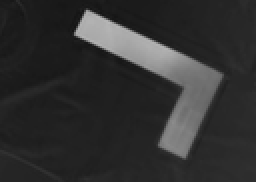
%> input picture Images/letter.bmp, 128 x 91 px, shrunk from 393 x 279 before the run (shown 2 times larger)
$ octave hough_transform_ab_run.m   (GNU Octave 9; MATLAB toolbox functions it lacks are replaced by stand-ins)
%> lines starting %> are read from the running program, lines starting %| are printed output that depends on the picture; in (x1, y1, x2, y2) boxes, pixels count from 0 and x2, y2 are one past the last pixel; in counts of white or black regions, pixels touching at a corner belong together; the program's own positions count from 1

%% Hough transform for line detection in the ab (slope-intercept) transform space %%

letter = imread('letter.bmp');
%> letter is the input picture: size 91x128 uint8; min 19, max 183, mean 48.9
letter_edge = edge(letter, 'canny', 0.5); % compute edge map
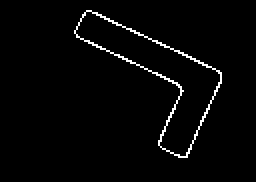
%> letter_edge: size 91x128 logical (shown 2 times larger); 2.3% white in thin lines or dots, all inside (x1, y1, x2, y2) = (37, 5, 111, 79)

tic; % start timer

hough_transform_ab(letter_edge, 0.2, 1, 20) % slope-intercept

elapsed_time = toc; % end timer
disp(['Time taken: ' num2str(elapsed_time) ' seconds']); % print time taken

function hough_transform_ab(edge_image, a_res, b_res, n_lines)
%> called with a_res = 0.2, b_res = 1, n_lines = 20
    % Size of the input image
    [height, width] = size(edge_image);
%> height = 91; width = 128

    % Range of a values
    max_a = round(sqrt(height^2 + width^2));
%> max_a = 157
    min_a = -max_a/2;
%> min_a = -78.5
    a_range = min_a:a_res:max_a;
%> a_range = 1178 values from -78.5 to 156.9

    % Range of b values
    max_b = max_a*4;
%> max_b = 628
    min_b = -max_a;
%> min_b = -157
    b_range = min_b:b_res:max_b;
%> b_range = 786 values from -157 to 628

    % Initialize the accumulator array with zeros
    accumulator = zeros(length(a_range), length(b_range));

    % Row and col index for all non-zero edge points (xy space)
    [row, col] = find(edge_image);
%> row = 273 values from 6 to 79; col = 273 values from 38 to 111

    % Loop through these edge points
    for i = 1:length(row)
        y = row(i);
        x = col(i);
        b = -1*x*a_range + y;  % b = -x*a+y

        % Loop through each b value and round to the nearest value
        for j = 1:length(b)

            % Find the closest matching b value in the array
            [closest_b, b_index] = min(abs(b(j) - b_range));

            if closest_b <= 0.5 * b_res
                % Increment the corresponding cell in the accumulator
                accumulator(j, b_index) = accumulator(j, b_index) + 1;
            end
        end
    end
%> this loop made 273 passes
%> (y, x) on passes 1 to 3: (16, 38), (17, 38), (14, 39)

    % Find regional maximas in the accumulator
    regional_maximas = imregionalmax(accumulator);
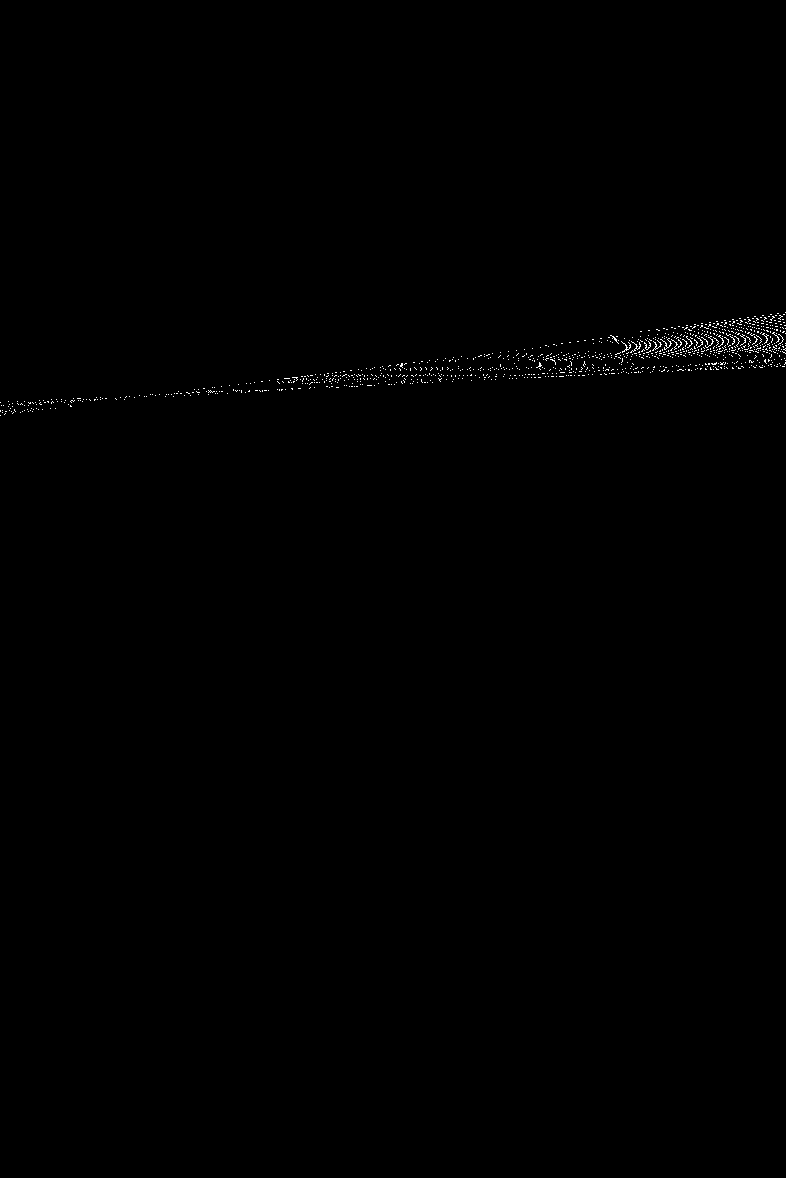
%> regional_maximas: size 1178x786 logical; 0.26% white in thin lines or dots, all inside (x1, y1, x2, y2) = (0, 312, 786, 416)

    % Find the centers of these regional maximas
    centers = findRegionCenters(regional_maximas);
%> in findRegionCenters, `labeled_regions = bwlabel(regional_maximas);`: labeled_regions: size 1178x786 double; 1067 distinct labels, from 0 to 1066
%> the loop in findRegionCenters, `for label = 1:max(labeled_regions(:))` made 1066 passes
%> (row, col, center_row, center_col) on passes 1 to 3: (403, 1, 403, 1), ([411; 412], [1; 1], 412, 1), (416, 1, 416, 1)
%> after the loop in findRegionCenters, `for label = 1:max(labeled_regions(:))`:
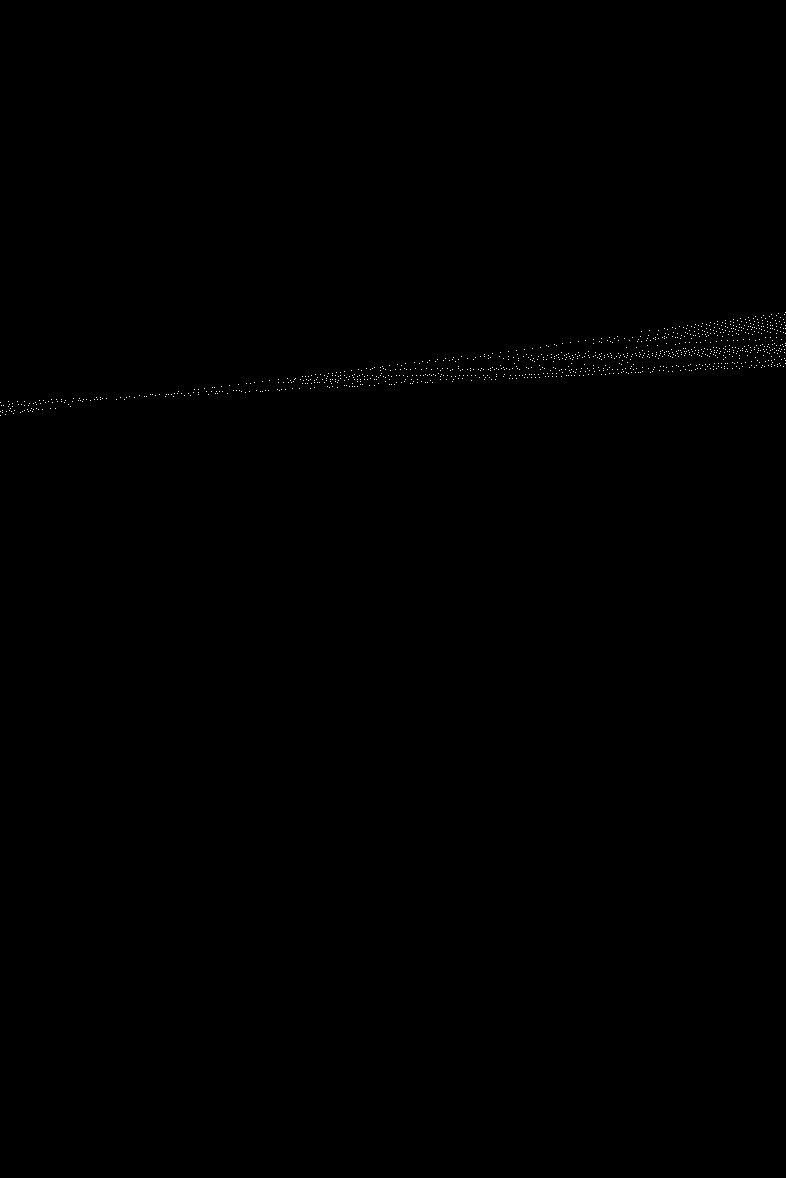
%> centers: size 1178x786 double; values 0 (black) and 1 (white), 0.12% white in thin lines or dots, all inside (x1, y1, x2, y2) = (0, 312, 786, 416)

    % Get the indices of regional maximas
    [maxima_rows, maxima_cols] = find(centers);
%> maxima_rows = 1066 values from 313 to 416; maxima_cols = 1066 values from 1 to 786

    % Create an array of (row, col, value) triplets
    maxima_triplets = [maxima_rows, maxima_cols, accumulator(sub2ind(size(accumulator), maxima_rows, maxima_cols))];
%> maxima_triplets = 1066 rows, first 12: [403 1 2; 412 1 2; 416 1 2; 406 2 4; 411 3 2; 413 3 2; 406 4 4; 415 6 0; 412 7 2; 402 9 3; 407 9 4; 405 10 4]

    % Sort the regional maximas by their values in descending order
    sorted_maximas = sortrows(maxima_triplets, -3);
%> sorted_maximas = 1066 rows, first 12: [396 156 43; 396 140 40; 383 433 18; 382 453 18; 383 397 14; 382 414 13; 398 121 11; 395 153 11; 384 411 11; 381 431 11; 381 472 11; 397 147 10]

    % Take the top n_lines maximas
    top_maximas = sorted_maximas(1:min(n_lines, size(sorted_maximas, 1)), :);
%> top_maximas = 20 rows, first 12: [396 156 43; 396 140 40; 383 433 18; 382 453 18; 383 397 14; 382 414 13; 398 121 11; 395 153 11; 384 411 11; 381 431 11; 381 472 11; 397 147 10]

    figure;
    imshow(edge_image); % Display the edge image
    hold on;

    for k = 1 : size(top_maximas, 1)
        row = top_maximas(k, 1);
        col = top_maximas(k, 2);

        % Get the corresponding 'a' and 'b' values from the indices
        a_value = a_range(row);
        b_value = b_range(col);

        % Plot the detected line on the image
        x_line = 1:width;
        y_line = a_value * x_line + b_value;
        plot(x_line, y_line, 'r', 'LineWidth', 2);
    end
%> this loop made 20 passes
%> (row, col, a_value, b_value) on passes 1 to 12: (396, 156, 0.5, -2), (396, 140, 0.5, -18), (383, 433, -2.1, 275), (382, 453, -2.3, 295), (383, 397, -2.1, 239), (382, 414, -2.3, 256), (398, 121, 0.9, -37), (395, 153, 0.3, -5), (384, 411, -1.9, 253), (381, 431, -2.5, 273), (381, 472, -2.5, 314), (397, 147, 0.7, -11)
%> `hough_transform_ab(letter_edge, 0.2, 1, 20)`:
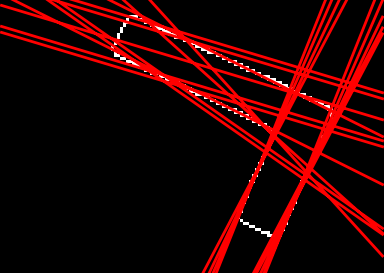
%> figure redrawn from the program's plot data; shown 3 times larger
    hold off;
end

function centers = findRegionCenters(regional_maximas)
    % Find the centers of all regions in a regional maximas array

    % Label the connected components (regions) in the regional maximas
    labeled_regions = bwlabel(regional_maximas);

    % Initialize an array of the same size as the input
    centers = zeros(size(regional_maximas));

    % Iterate through each labeled region
    for label = 1:max(labeled_regions(:))
        % Find the coordinates (row and column) of the region's pixels
        [row, col] = find(labeled_regions == label);

        % Calculate the centroid (center) of the region
        center_row = round(mean(row));
        center_col = round(mean(col));

        % Set the center location to 1 in the result array
        centers(center_row, center_col) = 1;
    end
end
